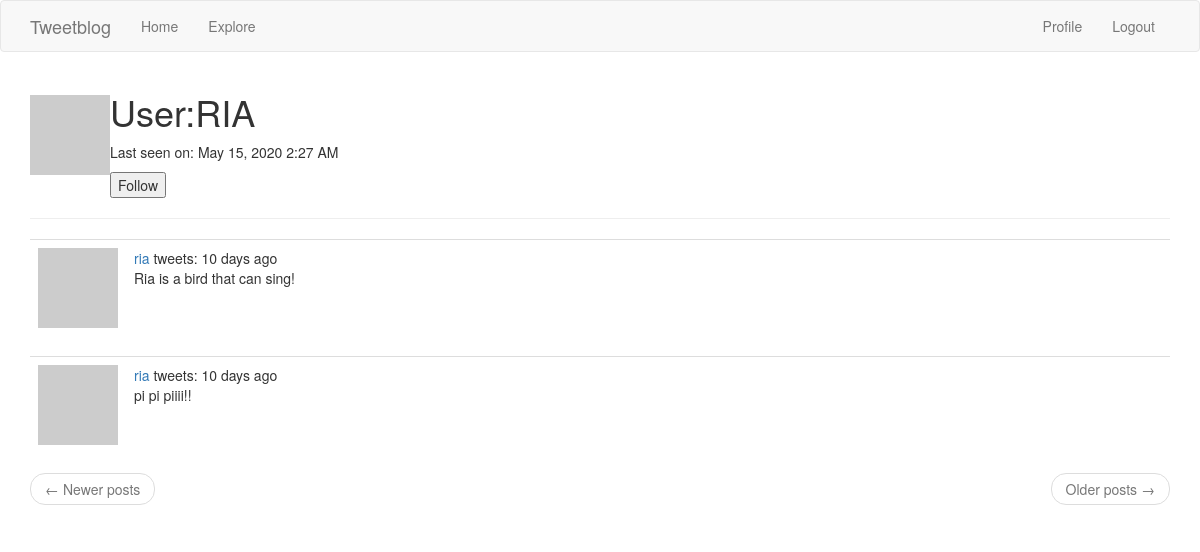
Page /user/ria (signed in) on the committed database.
### app/models.py (models this page shows, shortened)
class User(UserMixin, db.Model):
    id = db.Column(db.Integer, primary_key=True)
    username = db.Column(db.String(64), index=True, unique=True)
    email = db.Column(db.String(120), index=True, unique=True)
    password_hash = db.Column(db.String(128))
    posts = db.relationship('Post', backref='author', lazy='dynamic')
    about_me = db.Column(db.String(128))
    last_seen = db.Column(db.DateTime, default=datetime.utcnow)
    followed = db.relationship('User', secondary=followers,
                               primaryjoin=(followers.c.follower_id == id),
                               secondaryjoin=(followers.c.followed_id == id),
                               backref=db.backref('followers', lazy='dynamic'), lazy='dynamic')
    def avatar(self, size):
        digest = md5(self.email.lower().encode('utf-8')).hexdigest()
        return f'https://www.gravatar.com/avatar/{digest}?d=mp&s={size}'
    def is_following(self, user):
        return self.followed.filter(followers.c.followed_id == user.id).count() > 0

class Post(db.Model):
    id = db.Column(db.Integer, primary_key=True)
    body = db.Column(db.String(150))
    timestamp = db.Column(db.DateTime, index=True, default=datetime.utcnow)
    user_id = db.Column(db.Integer, db.ForeignKey('user.id'))
    language = db.Column(db.String(5))

### app/routes.py (the view)
@app.route('/user/<username>')
@login_required
def user(username):
    user = User.query.filter_by(username=username).first_or_404()
    page = request.args.get('page', 1, type=int)
    posts = user.posts.order_by(Post.timestamp.desc()).paginate(page, app.config['POST_PER_PAGE'], False)
    next_page = url_for('user', username=user.username, page=posts.next_num) \
        if posts.has_next else None
    prev_page = url_for('user', username=user.username, page=posts.prev_num) \
        if posts.has_prev else None
    return render_template('user.html', user=user, posts=posts.items, next_page=next_page, prev_page=prev_page)

### app/models.py (called while the page is built)
@login.user_loader
def load_user(id):
    return User.query.get(int(id))

### app/routes.py (called while the page is built)
@app.before_request
def before_request():
    if current_user.is_authenticated:
        current_user.last_seen = datetime.utcnow()
        db.session.commit()
    g.locale = str(get_locale())

### app/templates/user.html (shortened to what this page needs)
{% extends "base.html" %}
{% block app_content%}
<table>
    <tr>
        <td><img src="{{user.avatar(128)}}"></td>
        <td><h1>User:{{user.username.upper()}}</h1>
                {% if user.last_seen %}<p>Last seen on: {{ moment(user.last_seen).format('LLL') }}</p>{% endif %}
                {% if user == current_user %}
                <button type="button" onclick="window.location.href='{{url_for('edit_profile')}}';"> Edit</button>
                {% elif not current_user.is_following(user) %}
                <button type="button" onclick="window.location.href='{{url_for('follow', username=user.username)}}';">Follow</button>
                {% else %}
                <button type="button" onclick="window.location.href='{{url_for('unfollow', username=user.username)}}';">Unfollow</button>
                {% endif %}
        </td>
    </tr>
</table>
    <hr>
    {% for post in posts %}
        {% include '_tweets.html' %}
    {% endfor %}
    <nav aria-label="...">
        <ul class="pager">
            <li class="previous{% if not prev_url %} disabled{% endif %}">
                <a href="{{ prev_url or '#' }}">
                    <span aria-hidden="true">&larr;</span> Newer posts
                </a>
            </li>
            <li class="next{% if not next_url %} disabled{% endif %}">
                <a href="{{ next_url or '#' }}">
                    Older posts <span aria-hidden="true">&rarr;</span>
                </a>
            </li>
        </ul>
    </nav>
{% endblock %}

### app/templates/_tweets.html
  <table class="table table-hover">
        <tr>
            <td width="70">
                <a href ="{{url_for('user', username=post.author.username)}}"><img src="{{ post.author.avatar(38) }}">
                </a>
            </td>
            <td><a href ="{{url_for('user', username=post.author.username)}}">{{ post.author.username }}</a>
                tweets: {{ moment(post.timestamp).fromNow() }}<br>{{ post.body }}</td>
        </tr>
    </table>

### rows in the picture
User: username "RIA", last_seen "May 15, 2020 2:27 AM"
Post: author.username "ria", timestamp "10 days ago", body "Ria is a bird that can sing!"
Post: author.username "ria", timestamp "10 days ago", body "pi pi piiii!!"
